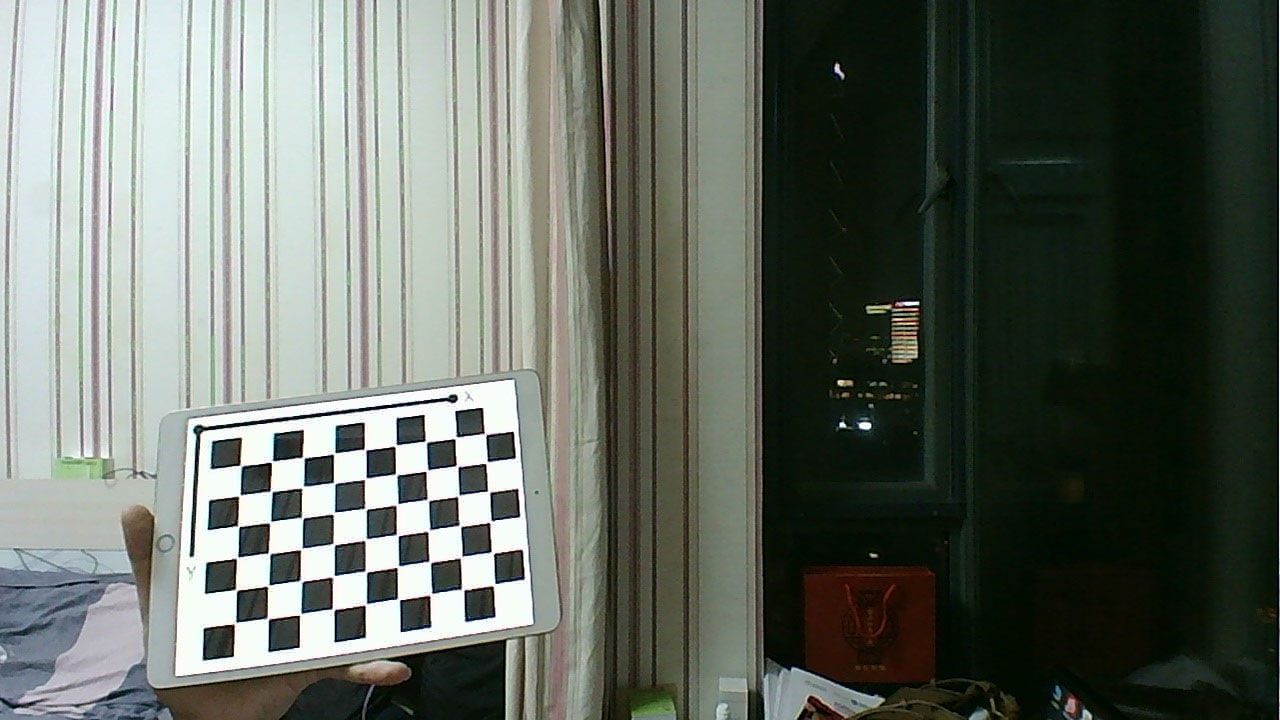
#> input picture images/left/left01.jpg, 1280 x 720 px; its folder holds 4 pictures in this run
$ python testtest.py   (older library calls are emulated)
#> lines starting #> are read from the running program, lines starting #| are printed output that depends on the picture; after the words box and inside, x2 and y2 are one past the last pixel; in counts of white or black regions, pixels touching at a corner belong together; long printed decimals are rounded; pictures that were not available may be replaced by others from this repository, and a replacement may not be noted
# -*- coding:utf-8 -*-
# __author__ = "Kang Sheng"
import glob

import cv2
import numpy as np
import matplotlib.pyplot as plt
import fire


class Config(object):
    sample = '01'  # 测试图片
    disp_calib = True  # 是否展示单目校正结果
    stereo_calib = True  # 是否进行双目校正
    disp_stereo_calib = True  # 是否展示双目校正结果
    disparity = True  # 是否利用视差估算距离

    # [14 lines of commented-out code are left out]

    matlab = False  # 在双目校正时是否使用 matlab 标定的值
    num = 3  # StereoSGBM_create 函数参数：最小可能的差异值
    blockSize = 5  # StereoSGBM_create 函数参数：匹配的块大小。


opt = Config()


def calibration(**kwargs):
    for k, v in kwargs.items():
        setattr(opt, k, v)
    # termination criteria
    criteria = (cv2.TERM_CRITERIA_EPS + cv2.TERM_CRITERIA_MAX_ITER, 30, 0.001)

    # 初始化角点数组
    objp = np.zeros((6 * 9, 3), np.float32)
    objp[:, :2] = np.mgrid[0:9, 0:6].T.reshape(-1, 2)

    # 存储图像点
    objpoints = []  # 世界坐标系
    imgpoints = []  # 成像平面

    objpoints_r = []
    imgpoints_r = []

    images = glob.glob('../images/left/*.jpg')
    images_r = glob.glob('../images/right/*.jpg')
    images.sort()
    images_r.sort()

    for fname, fname_r in zip(images, images_r):
        img = cv2.imread(fname)
#> img is the input picture: shape (720, 1280, 3); mean B, G, R 97.8, 106, 99.4
        gray = cv2.cvtColor(img, cv2.COLOR_BGR2GRAY)

        img_r = cv2.imread(fname_r)
        gray_r = cv2.cvtColor(img_r, cv2.COLOR_BGR2GRAY)

        # 寻找角点
        ret, corners = cv2.findChessboardCorners(gray, (9, 6), None)
#> ret = True; corners = 54 rows, first 8: [239.8, 465.1], [271.3, 462.6], [303.6, 458], [333.3, 454.2], [364.9, 449.5], [394.7, 446.8], [425.3, 441], [454.8, 439.2]
        ret_r, corners_r = cv2.findChessboardCorners(gray_r, (9, 6), None)
#> ret_r = True; corners_r has the same summary as corners

        # 亚像素角点检测
        if ret == True and ret_r == True:
            objpoints.append(objp)
            objpoints_r.append(objp)

            corners2 = cv2.cornerSubPix(gray, corners, (11, 11), (-1, -1),
                                        criteria)
#> corners2 = 54 rows, first 8: [240.7, 465.5], [271.8, 461.5], [303.3, 457.6], [334.1, 453.5], [365.1, 449.6], [395.6, 445.5], [425.9, 441.6], [455.7, 437.7]
            corners2_r = cv2.cornerSubPix(gray_r, corners_r, (11, 11), (-1, -1),
                                          criteria)
#> corners2_r has the same summary as corners2
            imgpoints.append(corners2)
            imgpoints_r.append(corners2_r)

            # 显示角点
            if opt.disp_calib:
                img = cv2.drawChessboardCorners(img, (9, 6), corners2, ret)
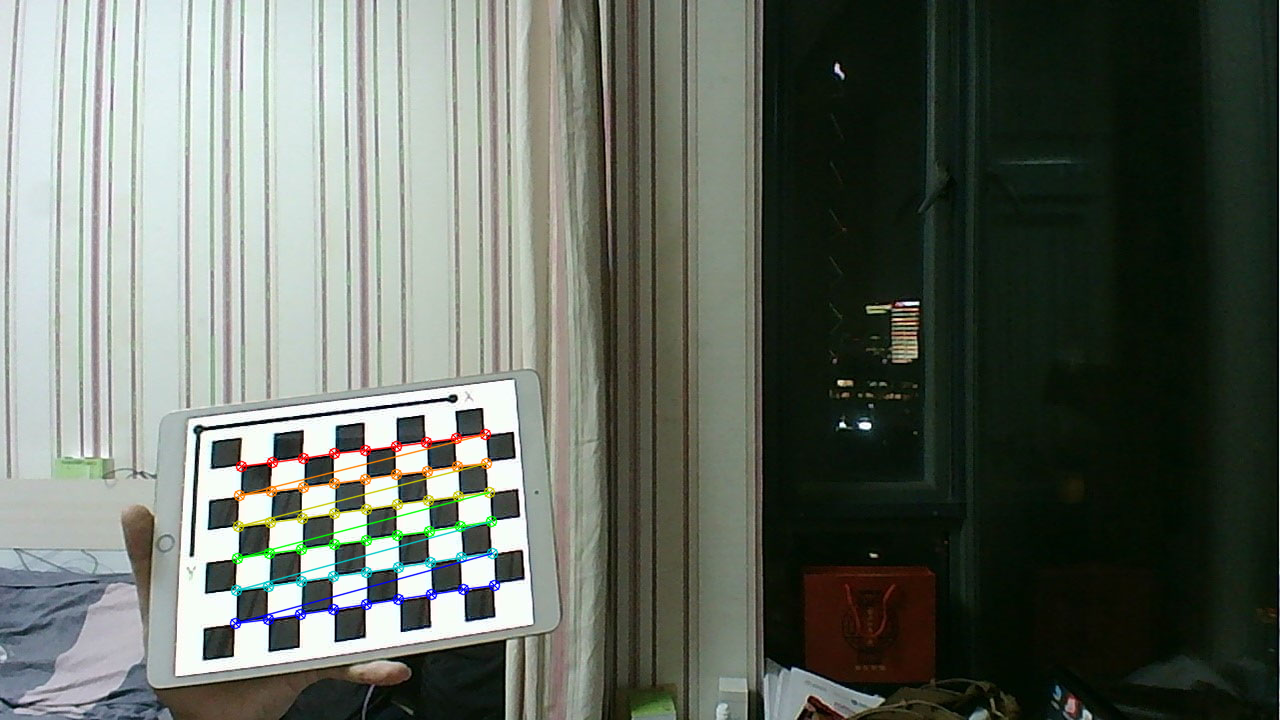
#> img: shape (720, 1280, 3); 1.34% of pixels changed, all inside (x1, y1, x2, y2) = (229, 428, 501, 630)
                cv2.imshow('img', img)
                cv2.waitKey(500)

    ret, mtx, dist, rvecs, tvecs = cv2.calibrateCamera(objpoints, imgpoints,
                                                       gray.shape[::-1], None,
                                                       None)
#> ret = 0.19; mtx = [[622.4, 0, 635.5], [0, 620.7, 376.4], [0, 0, 1]]; dist = [[0.118, -0.121, -0.0012, -0.00234, -0.0244]]; rvecs = ([-0.29, -0.0443, -0.131],); tvecs = ([-13.17, 3, 21.39],)
    print('ret', ret)
#| ret 0.1899
    print('mtx', mtx)
#| mtx [[622.395   0.         635.451 ]
#|  [  0.         620.688  376.406]
#|  [  0.           0.           1.        ]]
    print('dist', dist)
#| dist [[ 0.1183 -0.1207 -0.001201 -0.002345 -0.02436]]
    # print('rvecs', rvecs)
    # print('tvecs', tvecs)
    img = cv2.imread('../images/left/left' + str(opt.sample) + '.jpg')
    h, w = img.shape[:2]
#> h = 720; w = 1280
    newcameramtx, roi = cv2.getOptimalNewCameraMatrix(mtx, dist, (w, h), 1,
                                                      (w, h))
#> newcameramtx = [[411.1, 0, 530.2], [0, 600.4, 378.7], [0, 0, 1]]; roi = (110, 25, 845, 677)
    print('newcameramtx', newcameramtx)
#| newcameramtx [[411.106   0.         530.211]
#|  [  0.         600.386 378.744]
#|  [  0.           0.           1.        ]]
    print('roi', roi)
#| roi (110, 25, 845, 677)
    # 去畸变
    dst = cv2.undistort(img, mtx, dist, None, newcameramtx)
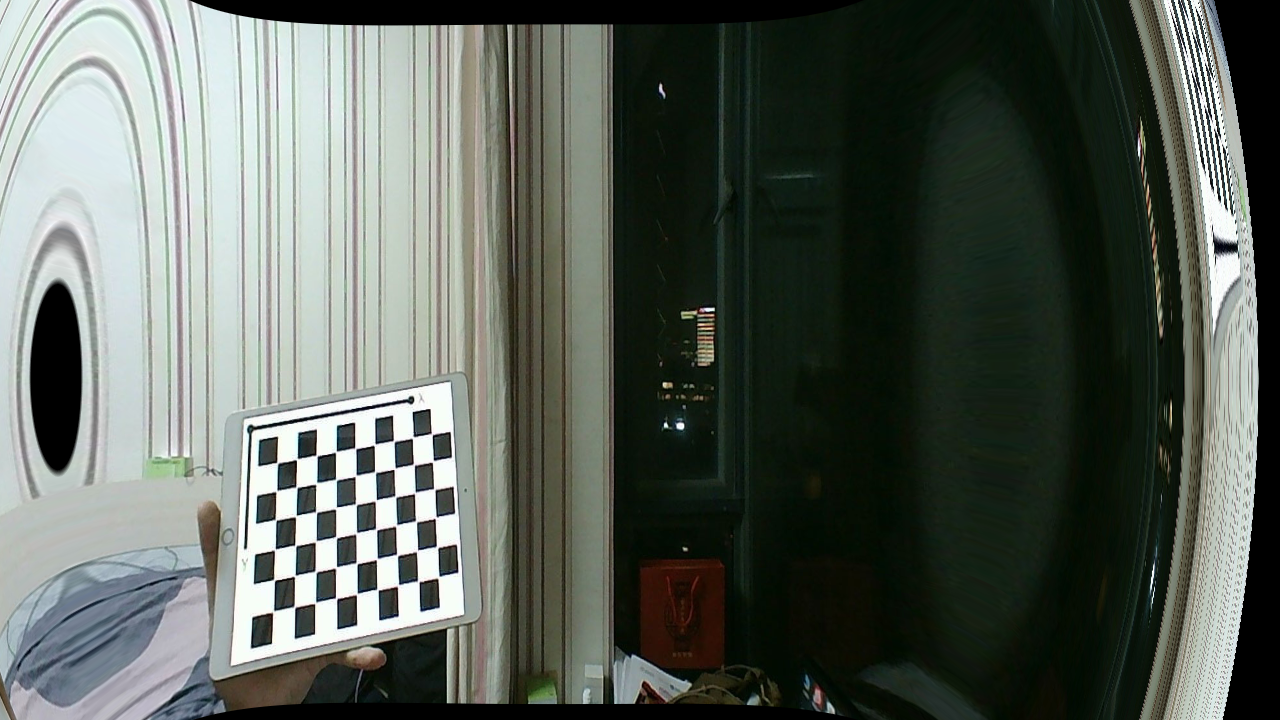
#> dst: shape (720, 1280, 3); mean B, G, R 88.7, 96.1, 89.2

    # crop the image
    x, y, w, h = roi
#> x = 110; y = 25; w = 845; h = 677
    dst = dst[y:y + h, x:x + w]
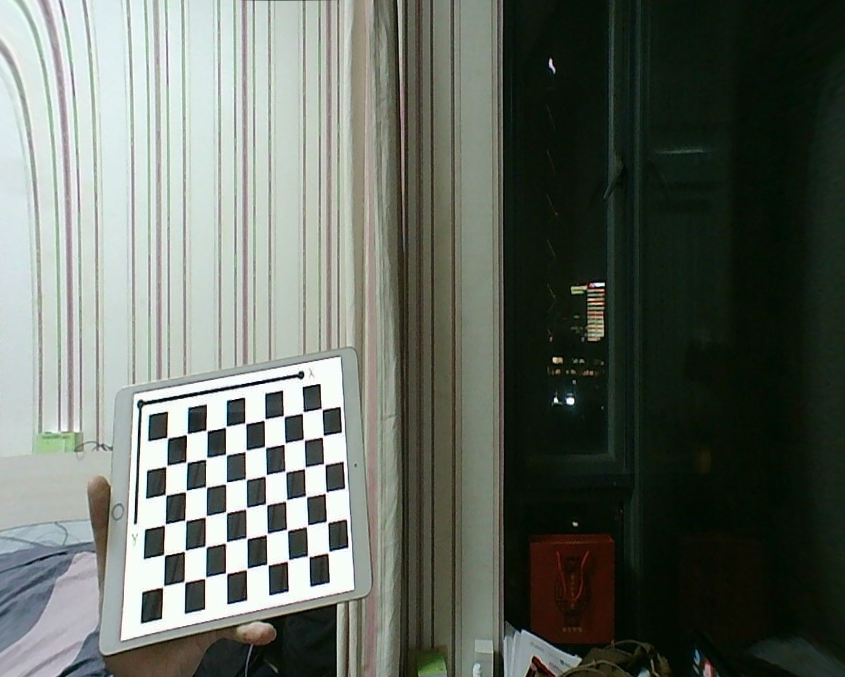
#> dst: shape (677, 845, 3); mean B, G, R 97.9, 106.2, 99.6
    if opt.disp_calib:
        cv2.imwrite('../images/result/calibresult/left' + str(opt.sample) + '.png', dst)

    ret, mtx_r, dist_r, rvecs, tvecs = cv2.calibrateCamera(objpoints_r,
                                                           imgpoints_r,
                                                           gray_r.shape[::-1],
                                                           None, None)
#> mtx_r = [[622.4, 0, 635.5], [0, 620.7, 376.4], [0, 0, 1]]; dist_r = [[0.118, -0.121, -0.0012, -0.00234, -0.0244]]
    print('ret', ret)
#| ret 0.1899
    print('mtx_r', mtx_r)
#| mtx_r [[622.395   0.         635.451 ]
#|  [  0.         620.688  376.406]
#|  [  0.           0.           1.        ]]
    print('dist_r', dist_r)
#| dist_r [[ 0.1183 -0.1207 -0.001201 -0.002345 -0.02436]]
    # print('rvecs', rvecs)
    # print('tvecs', tvecs)
    img_r = cv2.imread('../images/right/right' + str(opt.sample) + '.jpg')
    h, w = img_r.shape[:2]
#> h = 720; w = 1280
    newcameramtx_r, roi = cv2.getOptimalNewCameraMatrix(mtx_r, dist_r, (w, h),
                                                        1, (w, h))
#> newcameramtx_r = [[411.1, 0, 530.2], [0, 600.4, 378.7], [0, 0, 1]]
    print('newcameramtx_r', newcameramtx_r)
#| newcameramtx_r [[411.106   0.         530.211]
#|  [  0.         600.386 378.744]
#|  [  0.           0.           1.        ]]
    print('roi', roi)
#| roi (110, 25, 845, 677)
    # 去畸变
    dst_r = cv2.undistort(img_r, mtx_r, dist_r, None, newcameramtx_r)

    # crop the image
    x, y, w, h = roi
#> w = 845; h = 677
    dst_r = dst_r[y:y + h, x:x + w]
    if opt.disp_calib:
        cv2.imwrite('../images/result/calibresult/right' + str(opt.sample) + '.png', dst_r)

    if not opt.stereo_calib:
        exit(0)

    R = np.array([[1, 4.9271, 0.0144], [-6.8177, 0.9999, 0.0132], [-0.0144, -0.0132, 0.9999]])
    T = np.array([-61.6316, -0.8443, -11.6220])
    R1, R2, P1, P2, Q, validPixROI1, validPixROI2 = cv2.stereoRectify(mtx, dist, mtx_r, dist_r, gray.shape[::-1], R, T)
#> R1 = [[0.152, 0.97, 0.19], [-0.983, 0.167, -0.0701], [-0.0999, -0.176, 0.979]]; R2 = [[0.983, 0.0135, 0.185], [-0.000393, 0.998, -0.0704], [-0.186, 0.0691, 0.98]]; P1 = [[620.7, 0, 433, 0], [0, 620.7, 457.9, 0], [0, 0, 1, 0]]; P2 = [[620.7, 0, 433, -38931.7], [0, 620.7, 457.9, 0], [0, 0, 1, 0]]; Q = [[1, 0, 0, -433], [0, 1, 0, -457.9], [0, 0, 0, 620.7], [0, 0, 0.0159, 0]]; validPixROI1 = (0, 0, 0, 0); validPixROI2 = (17, 87, 1263, 618)

    left_map1, left_map2 = cv2.initUndistortRectifyMap(mtx,
                                                       dist, R1, P1,
                                                       gray.shape[::-1],
                                                       cv2.INTER_NEAREST)
    right_map1, right_map2 = cv2.initUndistortRectifyMap(mtx_r,
                                                         dist_r, R2,
                                                         P2, gray.shape[::-1],
                                                         cv2.INTER_NEAREST)

    img = cv2.imread('../images/left/left' + str(opt.sample) + '.jpg')
    gray = cv2.cvtColor(img, cv2.COLOR_BGR2GRAY)

    img = cv2.imread(('../images/right/right' + str(opt.sample) + '.jpg'))
    gray_r = cv2.cvtColor(img, cv2.COLOR_BGR2GRAY)

    imgL = cv2.remap(gray, left_map1, left_map2, cv2.INTER_LINEAR)
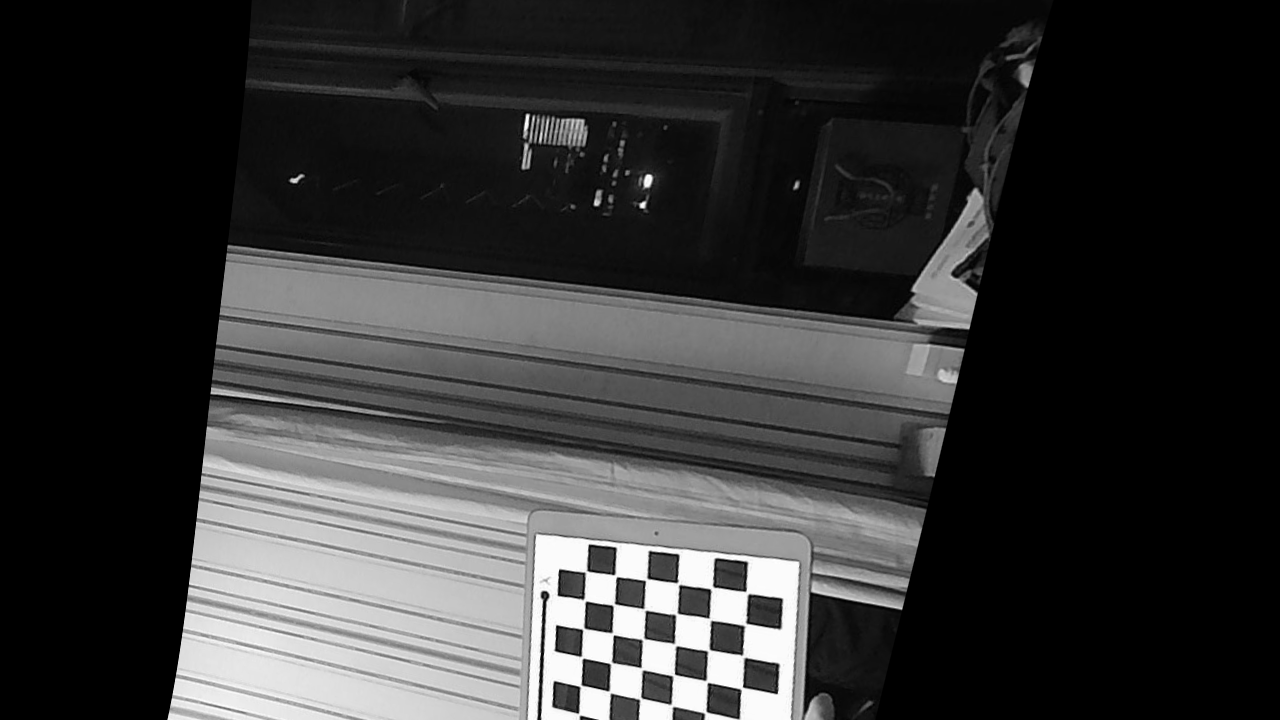
#> imgL: shape (720, 1280); min 0, max 255, mean 52.6
    imgR = cv2.remap(gray_r, right_map1, right_map2, cv2.INTER_LINEAR)

    if opt.disp_stereo_calib:
        cv2.imwrite(
            '../images/result/stereo_calibresult/left' + str(opt.sample) + '.png',
            imgL)
        cv2.imwrite(
            '../images/result/stereo_calibresult/right' + str(opt.sample) + '.png',
            imgR)

        plt.subplot(121)
        plt.title('left')
        plt.imshow(imgL, cmap='gray')
        plt.axis('off')
        plt.subplot(122)
        plt.title('right')
        plt.imshow(imgR, cmap='gray')
        plt.axis('off')
        plt.show()

    if not opt.disparity:
        exit(0)

    cv2.namedWindow("depth")
    cv2.namedWindow("disparity")
    cv2.moveWindow("depth", 0, 0)
    cv2.moveWindow("disparity", 600, 0)

    def callbackFunc(e, x, y, f, p):
        if e == cv2.EVENT_LBUTTONDOWN:
            print(threeD[y][x])

    cv2.setMouseCallback("depth", callbackFunc, None)

    stereo = cv2.StereoSGBM_create(numDisparities=16 * opt.num,
                                   blockSize=opt.blockSize)
    disparity = stereo.compute(imgL, imgR)
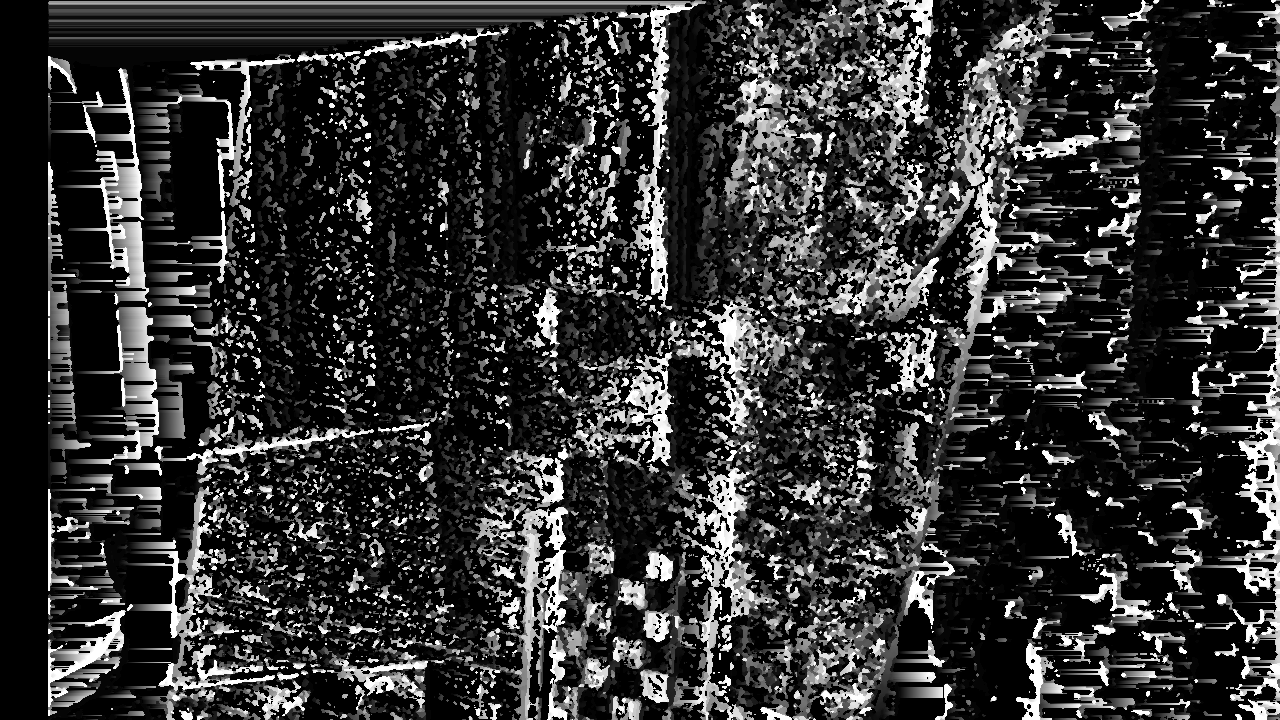
#> disparity: shape (720, 1280) int16; min -16, max 752, mean 140.4; drawn with min black and max white

    disp = cv2.normalize(disparity, disparity, alpha=0, beta=255,
                         norm_type=cv2.NORM_MINMAX, dtype=cv2.CV_8U)
    # 将图片扩展至3d空间中，其z方向的值则为当前的距离
    threeD = cv2.reprojectImageTo3D(disparity.astype(np.float32) / 16., Q)
#> threeD: shape (720, 1280, 3) float32; 5.81% of the values are NaN or infinite; the others: min -52936.3, max 87418.5, mean -7448

    cv2.imshow("disparity", disp)
    cv2.imshow("depth", imgL)

    key = cv2.waitKey(0)
#> (key q is pressed here)
    if key == ord("q"):
        exit(0)
#> (the program exits here)
